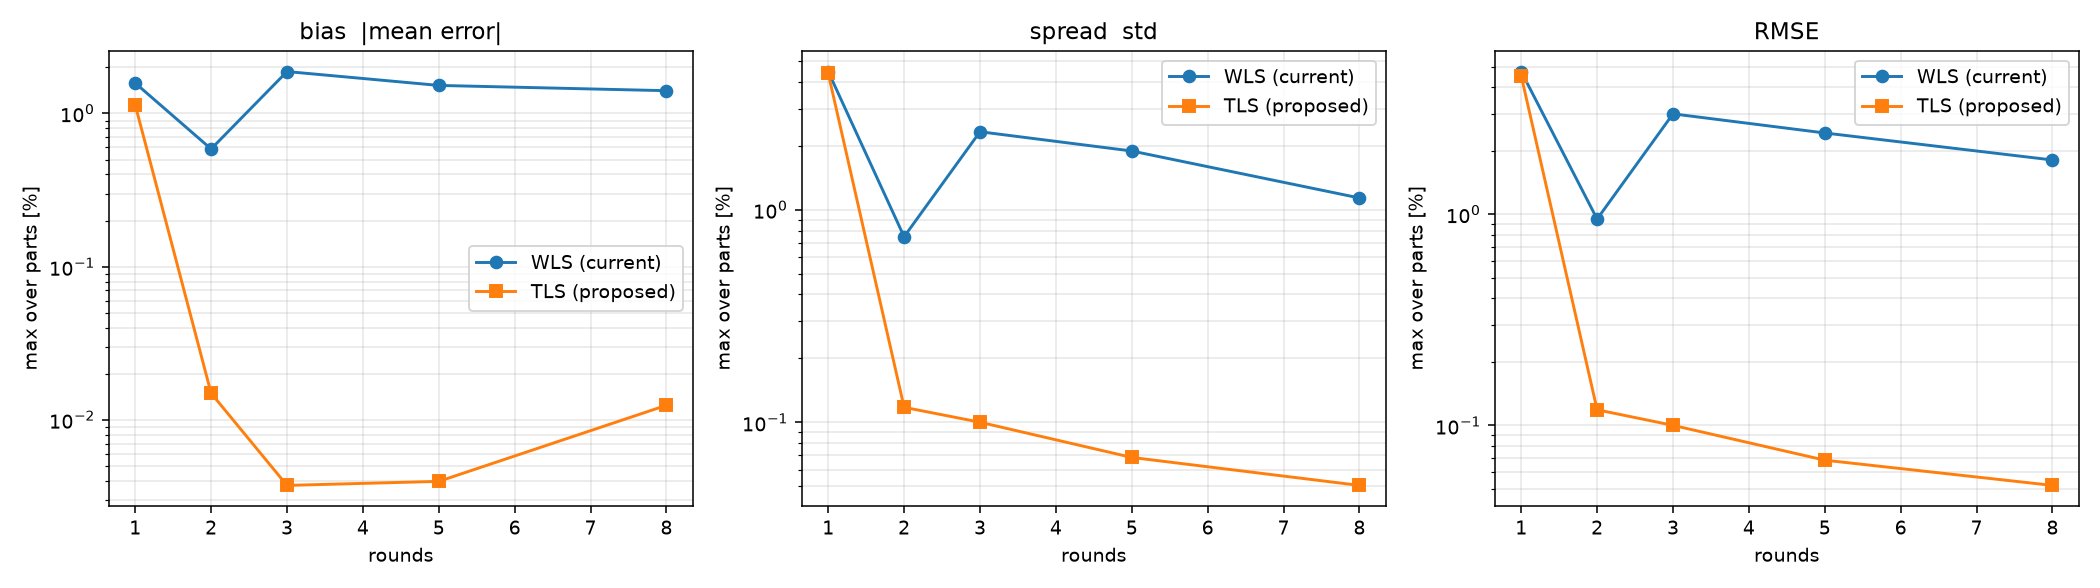

Source code (Python):
"""검토 ③: 가중최소제곱(현행) vs 총최소제곱(오차변수 모형).

문제의 뿌리
-----------
측정 모형은  y = A(theta) rho + eps  다. 여기서 theta 는 FoundationPose 가
재준 값이라 +-5 % 오차가 있다. 즉 **계수행렬 A 자체가 틀렸다**.

  현행 WLS : A 는 맞다고 치고, A 가 틀린 몫을 R_eff = R + J Sigma_theta J^T 로
             '잡음'에 몰아넣는다. 잡음은 평균 0 이라고 가정하는데, 실제로는
             A 가 틀린 방향으로 rho 가 끌려간다. 이게 **치우침(bias)** 이고
             측정을 늘려도 안 없어진다.

  TLS      : 각 라운드의 진짜 각도 보정량 delta_i 를 rho 와 함께 미지수로 놓고
             같이 푼다. A 가 틀렸다는 사실이 모형 안에 있으므로 치우침이
             원리상 사라진다.

무엇을 재는가
-------------
같은 측정 데이터를 두 추정기에 똑같이 먹인 뒤,
  - 치우침   : seed 를 많이 돌려 평균낸 (추정 - GT). 0 에서 얼마나 벗어나나
  - 산포     : 표준편차
  - RMSE     : 둘의 합
  - 라운드 의존성 : 라운드를 늘리면 줄어드는가 (치우침이면 안 줄어든다)

GT 는 이 채점에만 쓴다. 두 추정기 모두 GT 를 못 본다.

실행:
  ../robot_learning/scripts/run_drake_env.sh python study_tls.py --seeds 60
"""

import argparse

import numpy as np

import angle_aware as aa
import density_id_drake as alg
import density_id_objects as obj
import design_core as dc
import nlink


def one_trial(spec, thetas, rho_gt, seed, rel, floor_deg, g_dirs):
    """한 번의 실험. 두 추정기가 완전히 같은 데이터를 본다."""
    rng = np.random.default_rng(seed)
    blocks, rounds = [], []
    rho_hat_wls = alg.MU0.copy()

    for theta_cmd in thetas:
        theta_cmd = np.atleast_1d(theta_cmd)
        sigma = np.sqrt(np.diag(aa.angle_covariance(theta_cmd, rel, floor_deg)))
        actual = theta_cmd + rng.normal(0.0, sigma)      # 작업자가 만든 실제 각도
        measured = actual + rng.normal(0.0, sigma)       # FoundationPose 가 읽은 값
        y = alg.measure(actual, g_dirs=list(g_dirs), rng=rng)

        A = dc.regressor(measured, g_dirs)
        R = dc.effective_cov(measured, rho_hat_wls, g_dirs, rel, floor_deg)
        blocks.append((A, y, R))
        rounds.append((measured, y))
        rho_hat_wls = dc.wls_map(blocks, alg.MU0, alg.SIGMA0, alg.RHO_BOUNDS)

    rho_hat_tls, info = dc.tls_map(rounds, alg.MU0, alg.SIGMA0, alg.RHO_BOUNDS,
                                   g_dirs, rho_init=rho_hat_wls,
                                   rel_error=rel, floor_deg=floor_deg)
    return rho_hat_wls, rho_hat_tls, info


def summarize(errors):
    """errors: (seeds, parts) 상대오차. 치우침/산포/RMSE 를 % 로."""
    bias = 100.0 * errors.mean(axis=0)
    spread = 100.0 * errors.std(axis=0)
    rmse = 100.0 * np.sqrt((errors ** 2).mean(axis=0))
    return bias, spread, rmse


def main():
    ap = argparse.ArgumentParser()
    ap.add_argument("--object", default="3link")
    ap.add_argument("--seeds", type=int, default=60)
    ap.add_argument("--rounds", type=int, nargs="*", default=[1, 2, 3, 5, 8])
    ap.add_argument("--angle-rel-error", type=float,
                    default=aa.DEFAULT_ANGLE_REL_ERROR)
    ap.add_argument("--plot", default="study_tls.png")
    args = ap.parse_args()

    spec = (obj.OBJECTS[args.object] if args.object in obj.OBJECTS
            else nlink.make_spec(int(args.object.rstrip("link"))))
    obj.set_measurement_averaging()
    rho_gt = obj.bind_object(spec)
    obj.apply_weight_prior(spec, obj.assembled_mass_kg(spec))
    g_dirs = dc.CANONICAL_TRIAD
    rel, floor_deg = args.angle_rel_error, aa.DEFAULT_ANGLE_FLOOR_DEG

    # 자세 계획: 연속 최적화로 라운드마다 새로 고른다 (검토 ① 의 결론을 적용).
    # GT 를 안 보고 순수하게 사전 추정값만으로 정한다.
    rho_design, Sigma = alg.MU0.copy(), alg.SIGMA0.copy()
    bounds = [j.limits_rad for j in spec.joints]
    plan = []
    for _ in range(max(args.rounds)):
        theta, _ = dc.continuous_best(
            bounds, lambda t: dc.utility(t, rho_design, Sigma, g_dirs, "D", rel),
            n_starts=8, seed=0)
        plan.append(theta)
        Sigma = dc.posterior(Sigma, dc.regressor(theta, g_dirs),
                             dc.effective_cov(theta, rho_design, g_dirs, rel))

    print(f"물체 {spec.label}   파트 {len(spec.parts)}개   "
          f"각도오차 +-{100*rel:.0f}%   seed {args.seeds}개")
    print("계획된 자세 [deg]: " +
          ", ".join(str(np.round(np.degrees(t), 1)) for t in plan[:8]))
    print("(GT 밀도는 아래 채점에만 쓰였고 두 추정기 모두 보지 못했다)\n")

    table = {}
    for n_round in args.rounds:
        err_w, err_t = [], []
        for seed in range(args.seeds):
            w, t, _ = one_trial(spec, plan[:n_round], rho_gt, 1000 + seed,
                                rel, floor_deg, g_dirs)
            err_w.append((w - rho_gt) / rho_gt)
            err_t.append((t - rho_gt) / rho_gt)
        table[n_round] = (np.array(err_w), np.array(err_t))

    print(f"{'라운드':>5} │ {'WLS(현행)':^28} │ {'TLS(제안)':^28}")
    print(f"{'':>5} │ {'치우침%':>9}{'산포%':>9}{'RMSE%':>9} │ "
          f"{'치우침%':>9}{'산포%':>9}{'RMSE%':>9}")
    print("─" * 70)
    for n_round in args.rounds:
        ew, et = table[n_round]
        bw, sw, rw = summarize(ew)
        bt, st, rt = summarize(et)
        # part 별 최댓값(절댓값 기준)으로 요약
        print(f"{n_round:>5} │ {np.abs(bw).max():>9.2f}{sw.max():>9.2f}"
              f"{rw.max():>9.2f} │ {np.abs(bt).max():>9.2f}{st.max():>9.2f}"
              f"{rt.max():>9.2f}")

    print("\n최종 라운드 파트별 상세")
    ew, et = table[max(args.rounds)]
    bw, sw, rw = summarize(ew)
    bt, st, rt = summarize(et)
    print(f"  {'파트':<14}{'GT':>8} │ {'WLS 치우침':>11}{'WLS RMSE':>10} │ "
          f"{'TLS 치우침':>11}{'TLS RMSE':>10}")
    for k, part in enumerate(spec.parts):
        print(f"  {part.name:<14}{rho_gt[k]:>8.0f} │ {bw[k]:>10.2f}%"
              f"{rw[k]:>9.2f}% │ {bt[k]:>10.2f}%{rt[k]:>9.2f}%")

    # ------------------------------------------------------------------
    print("\n치우침이 라운드를 늘려도 안 줄어드는가 (핵심 진단)")
    print(f"  {'라운드':>5}{'WLS 치우침%':>13}{'TLS 치우침%':>13}"
          f"{'WLS 산포%':>11}{'TLS 산포%':>11}")
    for n_round in args.rounds:
        ew, et = table[n_round]
        print(f"  {n_round:>5}{np.abs(summarize(ew)[0]).max():>13.2f}"
              f"{np.abs(summarize(et)[0]).max():>13.2f}"
              f"{summarize(ew)[1].max():>11.2f}{summarize(et)[1].max():>11.2f}")
    print("  산포는 1/sqrt(N) 로 줄어야 정상이다. 치우침이 안 줄면 그게 EIV 치우침이다.")

    try:
        import matplotlib
        matplotlib.use("Agg")
        import matplotlib.pyplot as plt

        rounds = args.rounds
        fig, axes = plt.subplots(1, 3, figsize=(15, 4.2))
        for label, idx, style in (("WLS (current)", 0, "o-"),
                                  ("TLS (proposed)", 1, "s-")):
            axes[0].plot(rounds, [np.abs(summarize(table[r][idx])[0]).max()
                                  for r in rounds], style, label=label)
            axes[1].plot(rounds, [summarize(table[r][idx])[1].max()
                                  for r in rounds], style, label=label)
            axes[2].plot(rounds, [summarize(table[r][idx])[2].max()
                                  for r in rounds], style, label=label)
        for ax, title in zip(axes, ("bias  |mean error|", "spread  std",
                                    "RMSE")):
            ax.set_xlabel("rounds"); ax.set_ylabel("max over parts [%]")
            ax.set_yscale("log"); ax.set_title(title)
            ax.grid(alpha=0.3, which="both"); ax.legend()
        fig.tight_layout()
        fig.savefig(args.plot, dpi=140)
        print(f"\n그림 저장 -> {args.plot}")
    except ImportError:
        pass


if __name__ == "__main__":
    main()
